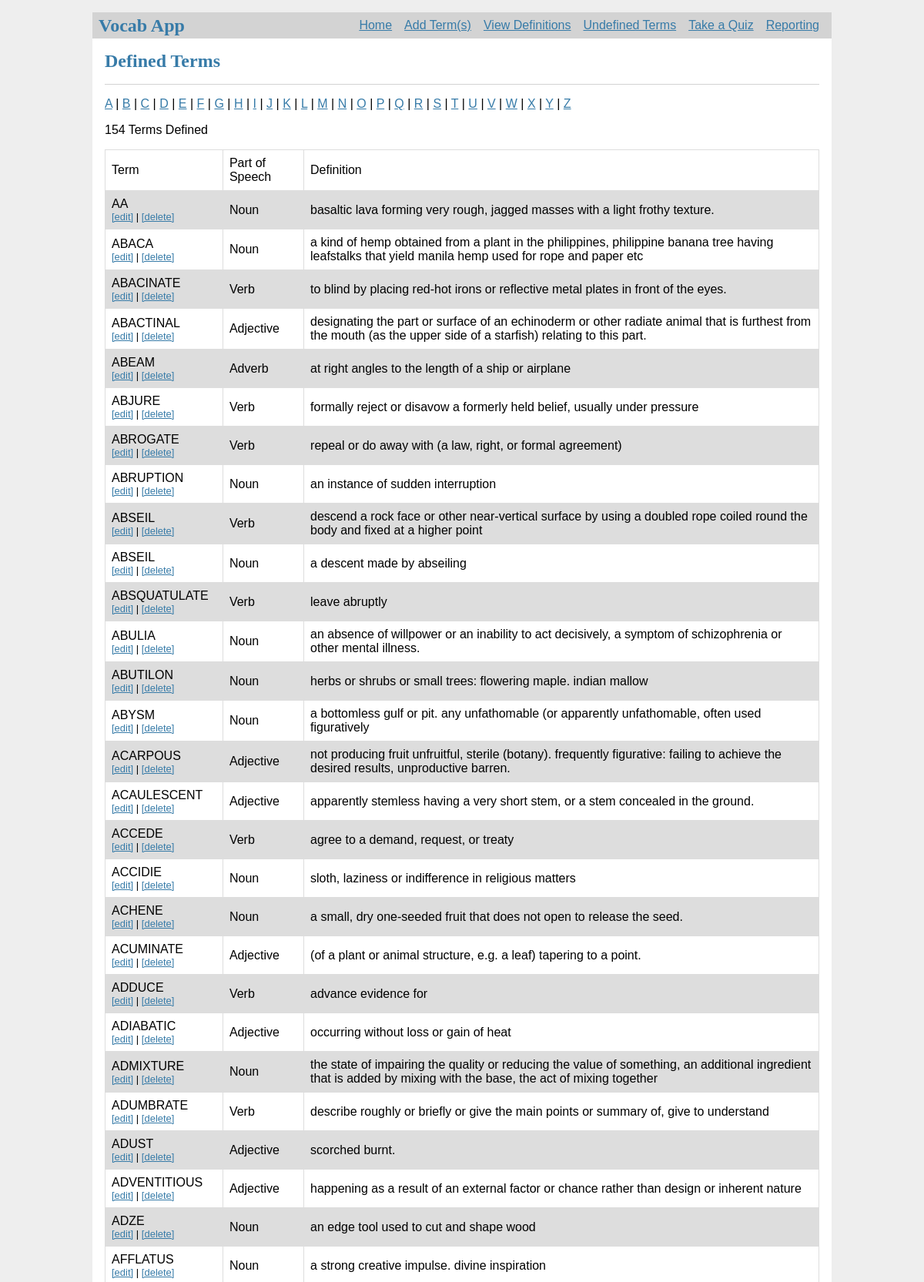
/defined/a (upper part), run on the app's committed database.
### tables this page shows
CREATE TABLE "defined" (
	`id`	INTEGER,
	`term`	TEXT,
	`part_of_speech`	TEXT,
	`definition`	TEXT,
	`quizzed`	INTEGER,
	`correct`	INTEGER,
	`date_added`	TEXT,
	PRIMARY KEY(`id`)
);

### flask-sqlite.py (the view)
@app.route('/defined')
@app.route('/defined/<alpha>')
def deflist(alpha=None):
    con = sql.connect("vocab.db")
    con.row_factory = sql.Row
    cur = con.cursor()
    if (alpha is None):
        cur.execute("select * from defined order by term")
    else:
        alpha = alpha + "%"
        qry = "select * from defined where term like('"
        qry = qry + alpha + "%') order by term"
        cur.execute(qry)
    rows = cur.fetchall()
    num_words = len(rows)
    return render_template("list.html", rows=rows, num_words=num_words)

### templates/list.html
{% extends 'base.html' %}
{% block header %}
  <h2>{% block title %}Defined Terms{% endblock %}</h2>
{% endblock %}
{% block content %}
   <p> <a href = "/defined/a">A</a> | <a href = "/defined/b">B</a> | <a href = "/defined/c">C</a> | <a href = "/defined/d">D</a> | <a href = "/defined/e">E</a> | <a href = "/defined/f">F</a> | <a href = "/defined/g">G</a> | <a href = "/defined/h">H</a> | <a href = "/defined/i">I</a> | <a href = "/defined/j">J</a> | <a href = "/defined/k">K</a> | <a href = "/defined/l">L</a> | <a href = "/defined/m">M</a> | <a href = "/defined/n">N</a> | <a href = "/defined/o">O</a> | <a href = "/defined/p">P</a> | <a href = "/defined/q">Q</a> | <a href = "/defined/r">R</a> | <a href = "/defined/s">S</a> | <a href = "/defined/t">T</a> | <a href = "/defined/u">U</a> | <a href = "/defined/v">V</a> | <a href = "/defined/w">W</a> | <a href = "/defined/x">X</a> | <a href = "/defined/y">Y</a> | <a href = "/defined/z">Z</a></p>
   <p>{{ num_words }} Terms Defined</p>
      <table id="basictable">
         <thead>
            <td>Term</td>
            <td>Part of Speech</td>
            <td>Definition</td>
         </thead>
         {% for row in rows %}
            <tr class="{{ loop.cycle('odd', 'even') }}">
               <td>{{row["term"]}}<br><a href="{{ url_for('edit_term', termid = row["id"]) }}"><div class="sm">[edit]</a>  |  <a href="{{ url_for('delete_term', termid = row["id"]) }}" onclick="return confirm('Are you sure you want to delete this item?');">[delete]</div></a></td>
               <td>{{row["part_of_speech"]}}</td>
               <td> {{ row["definition"]}}</td>
            </tr>
         {% endfor %}
      </table>
{% endblock %}

### static/style.css (style rules this page uses)
.odd { background-color: #ddd; }
#basictable { border-collapse: collapse; }
#basictable td, #basictable th { border: 1px solid #ddd; padding: 8px; }
div.sm { font-size: small; }
h1, h2, h3, h4, h5, h6 { font-family: serif; color: #377ba8; margin: 1rem 0; }
a { color: #377ba8; }

### data on the page
defined: term "AA", part_of_speech "Noun", definition "basaltic lava forming very rough, jagged masses with a light frothy texture."
defined: term "ABACA", part_of_speech "Noun", definition "a kind of hemp obtained from a plant in the philippines, philippine banana tree having leafstalks that yield manila hemp used for rope and paper etc"
defined: term "ABACINATE", part_of_speech "Verb", definition "to blind by placing red-hot irons or reflective metal plates in front of the eyes."
defined: term "ABACTINAL", part_of_speech "Adjective", definition "designating the part or surface of an echinoderm or other radiate animal that is furthest from the mouth (as the upper side of a starfish) relating to this part."
defined: term "ABEAM", part_of_speech "Adverb", definition "at right angles to the length of a ship or airplane"
defined: term "ABJURE", part_of_speech "Verb", definition "formally reject or disavow a formerly held belief, usually under pressure"
defined: term "ABROGATE", part_of_speech "Verb", definition "repeal or do away with (a law, right, or formal agreement)"
defined: term "ABRUPTION", part_of_speech "Noun", definition "an instance of sudden interruption"
defined: term "ABSEIL", part_of_speech "Verb", definition "descend a rock face or other near-vertical surface by using a doubled rope coiled round the body and fixed at a higher point"
defined: term "ABSEIL", part_of_speech "Noun", definition "a descent made by abseiling"
defined: term "ABSQUATULATE", part_of_speech "Verb", definition "leave abruptly"
defined: term "ABULIA", part_of_speech "Noun", definition "an absence of willpower or an inability to act decisively, a symptom of schizophrenia or other mental illness."
defined: term "ABUTILON", part_of_speech "Noun", definition "herbs or shrubs or small trees: flowering maple. indian mallow"
defined: term "ABYSM", part_of_speech "Noun", definition "a bottomless gulf or pit. any unfathomable (or apparently unfathomable, often used figuratively"
defined: term "ACARPOUS", part_of_speech "Adjective", definition "not producing fruit unfruitful, sterile (botany). frequently figurative: failing to achieve the desired results, unproductive barren."
defined: term "ACAULESCENT", part_of_speech "Adjective", definition "apparently stemless having a very short stem, or a stem concealed in the ground."
defined: term "ACCEDE", part_of_speech "Verb", definition "agree to a demand, request, or treaty"
defined: term "ACCIDIE", part_of_speech "Noun", definition "sloth, laziness or indifference in religious matters"
defined: term "ACHENE", part_of_speech "Noun", definition "a small, dry one-seeded fruit that does not open to release the seed."
defined: term "ACUMINATE", part_of_speech "Adjective", definition "(of a plant or animal structure, e.g. a leaf) tapering to a point."
defined: term "ADDUCE", part_of_speech "Verb", definition "advance evidence for"
defined: term "ADIABATIC", part_of_speech "Adjective", definition "occurring without loss or gain of heat"
defined: term "ADMIXTURE", part_of_speech "Noun", definition "the state of impairing the quality or reducing the value of something, an additional ingredient that is added by mixing with the base, the act of mixing together"
defined: term "ADUMBRATE", part_of_speech "Verb", definition "describe roughly or briefly or give the main points or summary of, give to understand"
defined: term "ADUST", part_of_speech "Adjective", definition "scorched burnt."
defined: term "ADVENTITIOUS", part_of_speech "Adjective", definition "happening as a result of an external factor or chance rather than design or inherent nature"
defined: term "ADZE", part_of_speech "Noun", definition "an edge tool used to cut and shape wood"
defined: term "AFFLATUS", part_of_speech "Noun", definition "a strong creative impulse. divine inspiration"

### other printed values
{{ num_words }} "154"
